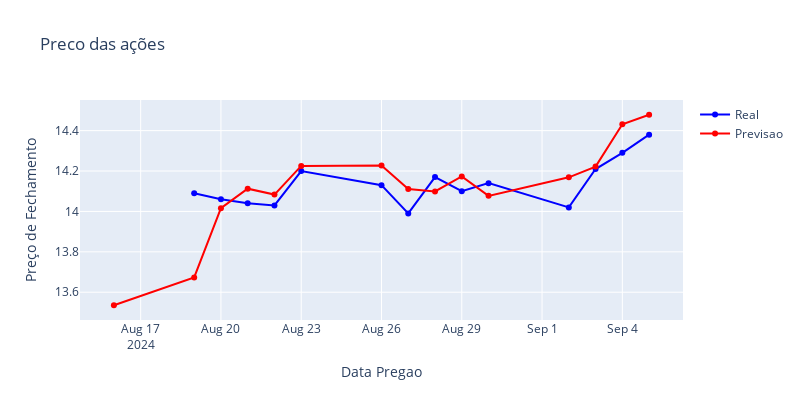

The cell this chart's notebook holds for it:
### Markdown cell above
## Visualizando em um gráfico

### Code cell
import plotly.graph_objects as go

# criando figura
fig = go.Figure()
fig

# adicionando a linha para os valores reais
fig.add_trace(go.Scatter(x=df.index, y=df["real"],mode="lines+markers",
                        name="Real", line=dict(color="blue"), marker=dict(symbol="circle")))

# adicionando linha para a previsao
fig.add_trace(go.Scatter(x=df.index, y=df["previsao"],mode="lines+markers",
                         name="Previsao", line=dict(color="red"), marker=dict(symbol="circle")))


# adicionando titulos e rotulos
fig.update_layout(title="Preco das ações",
                  xaxis_title= "Data Pregao",
                  yaxis_title="Preço de Fechamento",
                  autosize=False, width=800, height=400)

### Figure 1 — Plotly figure (JSON) as saved in the notebook; plotly's stock layout.template omitted (floating-point values rounded to 4 significant figures)
{"data": [{"line": {"color": "blue"}, "marker": {"symbol": "circle"}, "mode": "lines+markers", "name": "Real", "type": "scatter", "x": ["2024-08-16T00:00:00", "2024-08-19T00:00:00", "2024-08-20T00:00:00", "2024-08-21T00:00:00", "2024-08-22T00:00:00", "2024-08-23T00:00:00", "2024-08-26T00:00:00", "2024-08-27T00:00:00", "2024-08-28T00:00:00", "2024-08-29T00:00:00", "2024-08-30T00:00:00", "2024-09-02T00:00:00", "2024-09-03T00:00:00", "2024-09-04T00:00:00", "2024-09-05T00:00:00"], "y": [null, 14.09, 14.06, 14.04, 14.03, 14.2, 14.13, 13.99, 14.17, 14.1, 14.14, 14.02, 14.21, 14.29, 14.38]}, {"line": {"color": "red"}, "marker": {"symbol": "circle"}, "mode": "lines+markers", "name": "Previsao", "type": "scatter", "x": ["2024-08-16T00:00:00", "2024-08-19T00:00:00", "2024-08-20T00:00:00", "2024-08-21T00:00:00", "2024-08-22T00:00:00", "2024-08-23T00:00:00", "2024-08-26T00:00:00", "2024-08-27T00:00:00", "2024-08-28T00:00:00", "2024-08-29T00:00:00", "2024-08-30T00:00:00", "2024-09-02T00:00:00", "2024-09-03T00:00:00", "2024-09-04T00:00:00", "2024-09-05T00:00:00"], "y": [13.54, 13.67, 14.02, 14.11, 14.08, 14.23, 14.23, 14.11, 14.1, 14.17, 14.08, 14.17, 14.22, 14.43, 14.48]}], "layout": {"autosize": false, "height": 400, "title": {"text": "Preco das ações"}, "width": 800, "xaxis": {"autorange": true, "range": ["2024-08-14 17:34:38.8732", "2024-09-06 06:25:21.1268"], "title": {"text": "Data Pregao"}, "type": "date"}, "yaxis": {"autorange": true, "range": [13.46, 14.55], "title": {"text": "Preço de Fechamento"}, "type": "linear"}}}
